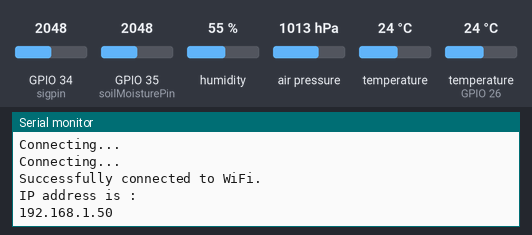
Recording of a sketch running on a simulated ESP32. Shown: the last lines printed to the serial monitor. The test bench sets the inputs (shaded band); at power-on: humidity 55 %, air pressure 1013 hPa, GPIO 34 (sigpin) = 2048, GPIO 35 (soilMoisturePin) = 2048, temperature 24 °C, temperature (sensor on GPIO 26) 24 °C. WiFi joins after 1.5 s; servers stay silent unless stated; uploads are accepted with an empty reply.

Above: at 2.7 s.
2.8 s: humidity set to 22 %
At 4.3 s:
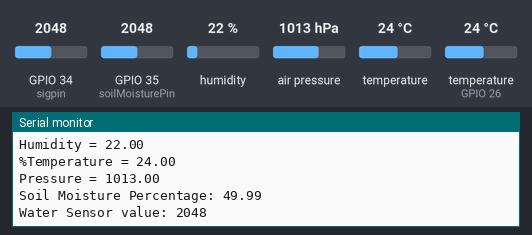
8.2 s: air pressure set to 952 hPa
At 12.8 s:
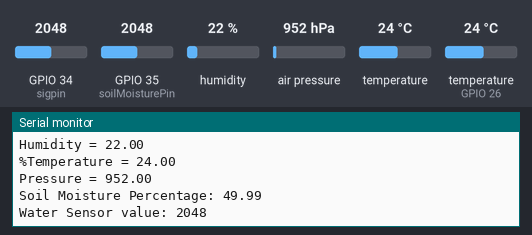
13.6 s: GPIO 34 (sigpin) set to 2866
At 16.4 s:
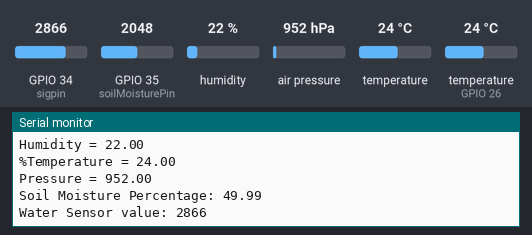
19.0 s: GPIO 35 (soilMoisturePin) set to 2866
At 21.3 s:
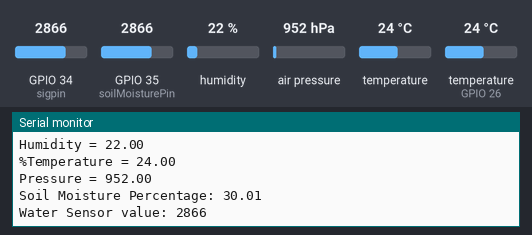

The sketch:

1m2m.ino
```cpp
#include <Adafruit_Sensor.h>
#include <Adafruit_BMP280.h>
#include <DHT.h>
#include "time.h"
#include <Wire.h>

#include "WiFi.h"
#include <WiFiClient.h>
#include <WebServer.h>
#include "HTTPClient.h"
//#include <ArduinoJson.h>

// Define DHT
#define DHTpin 26
#define DHTTYPE DHT11
DHT dht(DHTpin, DHTTYPE);

// define BMP
#define BMP280_I2C_ADDRESS 0x76
Adafruit_BMP280 bmp280;

// define Soil Moisture Pin
#define soilMoisturePin 35

// Define Water Level Pins
#define powpin 2
#define sigpin 34

// Wifi
char ssid[] = "1+";
char password[] = "12345677";
String cse_ip = "192.168.211.224"; // YOUR IP from ipconfig/ifconfig 192.168.211.224
String cse_port = "8080";
String server = "http://192.168.211.224:8080//in-cse/in-name/"; //+ cse_ip + ":" + cse_port + "//in-cse/in-name/";
WiFiClient client;
// BMP oneM2M
String ae = "bmp";
String cnt = "bmpnode"; // For Pressure
String cnt3 = "bmptemp";
// Soil Moisture oneM2M
String ae1 = "soilMoisture";
String cnt1 = "soilnode";
// DHT oneM2M
String ae2 = "dhtnew";
String cnt2 = "dhtnode";
// Water Level oneM2M
String ae3 = "WaterLevel";
String cnt4 = "waterLvlNode";
float bhum;
void createCI(String val, String ae, String cnt)
{
  HTTPClient http;
  http.begin(server + ae + "/" + cnt + "/");

  http.addHeader("X-M2M-Origin", "admin:admin");
  http.addHeader("Content-Type", "application/json;ty=4");

  int code = http.POST("{\"m2m:cin\": {\"cnf\":\"application/json\",\"con\": \"" + String(val) + "\"}}");

  //Serial.println(code);
  if (code == -1) {
    Serial.println("UNABLE TO CONNECT TO THE SERVER");
  }
  http.end();
}

void setup() {
  Serial.begin(9600);
  dht.begin();
  bmp280.begin(BMP280_I2C_ADDRESS);
  WiFi.begin(ssid, password);
  while (WiFi.status() != WL_CONNECTED)
  {
    delay(500);
    Serial.println("Connecting...");
  }
  Serial.println("");
  Serial.println("Successfully connected to WiFi.");
  Serial.println("IP address is : ");
  Serial.println(WiFi.localIP());
}

void loop() {

  delay(2000);
  float temp = bmp280.readTemperature();
  float pressure = bmp280.readPressure();
  float humidity = dht.readHumidity();

  if (!isnan(humidity))
  {
    bhum = humidity;
    Serial.print("Humidity = ");
    Serial.println(humidity);
    Serial.print("%");

  }
  else {
    Serial.print("Humidity = ");
    Serial.println(bhum);
    Serial.print("%");

  }
  float soilMoistureValue = analogRead(soilMoisturePin);
  soilMoistureValue = soilMoistureValue / 4095;
  float Moisture_percentage = soilMoistureValue * 100;
  float percent = 100 - Moisture_percentage;


  digitalWrite(powpin, HIGH);
  int WaterLevelValue = analogRead(sigpin);
  digitalWrite(powpin, LOW);

  Serial.print("Temperature = ");
  Serial.println(temp);
  Serial.print("Pressure = ");
  Serial.println(pressure / 100);

  Serial.print("Soil Moisture Percentage: ");
  Serial.println(percent);
  Serial.print("Water Sensor value: ");
  Serial.println(WaterLevelValue);

  String tempVal = (String)temp;
  createCI(tempVal, ae, cnt3);
  String preVal = (String) (pressure / 100);
  createCI(preVal, ae, cnt);
  String humVal = (String) bhum;
  createCI(humVal, ae2, cnt2);
  String smVal = (String)percent;
  createCI(smVal, ae1, cnt1);
  String wlVal = (String) WaterLevelValue;
  createCI(wlVal, ae3, cnt4);

  delay(1000);

}
```

Measured:
- after the input at 2.8 s, the serial monitor: prints a new line after 0.75 s (image 1)
- after the input at 8.2 s, the serial monitor: prints a new line after 3.5 s (image 2)
- after the input at 13.6 s, the serial monitor: prints a new line after 2.2 s (image 3)
- after the input at 19.0 s, the serial monitor: prints a new line after 0.88 s (image 4)
